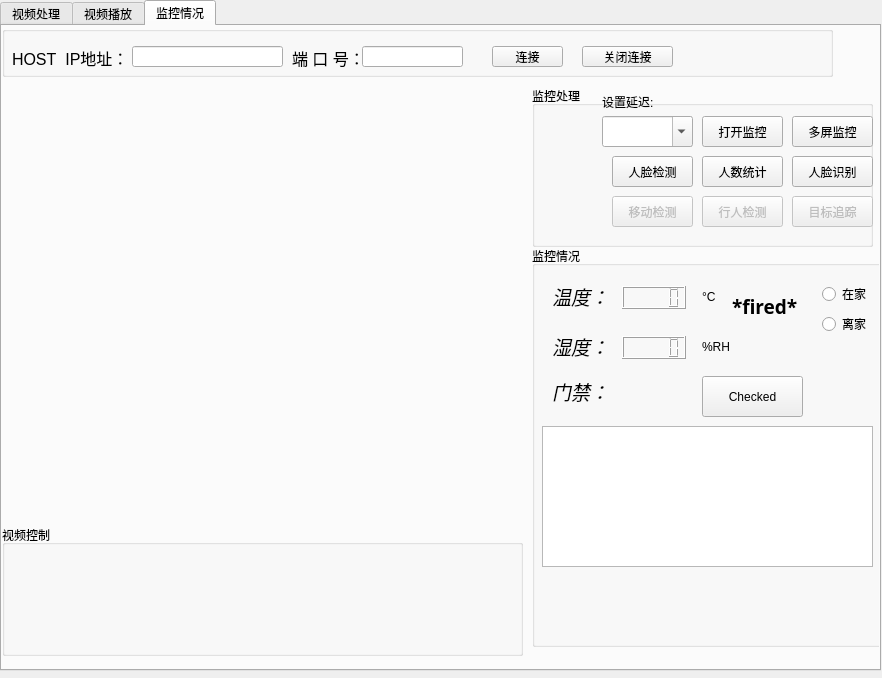
<?xml version="1.0" encoding="UTF-8"?>
<ui version="4.0">
 <class>smart_home</class>
 <widget class="QWidget" name="smart_home">
  <property name="geometry">
   <rect>
    <x>0</x>
    <y>0</y>
    <width>882</width>
    <height>678</height>
   </rect>
  </property>
  <property name="windowTitle">
   <string notr="true">smart_home</string>
  </property>
  <property name="autoFillBackground">
   <bool>true</bool>
  </property>
  <widget class="QTabWidget" name="tabWidget">
   <property name="geometry">
    <rect>
     <x>0</x>
     <y>0</y>
     <width>881</width>
     <height>671</height>
    </rect>
   </property>
   <property name="autoFillBackground">
    <bool>true</bool>
   </property>
   <property name="tabShape">
    <enum>QTabWidget::Rounded</enum>
   </property>
   <property name="currentIndex">
    <number>2</number>
   </property>
   <widget class="QWidget" name="tab_handle">
    <attribute name="title">
     <string>视频处理</string>
    </attribute>
    <widget class="QGroupBox" name="groupBox">
     <property name="geometry">
      <rect>
       <x>0</x>
       <y>10</y>
       <width>871</width>
       <height>531</height>
      </rect>
     </property>
     <property name="font">
      <font>
       <italic>false</italic>
      </font>
     </property>
     <property name="title">
      <string>野外视频监控模式 : 视频系统服务端-当前配置信息(有误请更改项目下的Config.ini文件)</string>
     </property>
     <widget class="QLabel" name="label">
      <property name="geometry">
       <rect>
        <x>20</x>
        <y>40</y>
        <width>161</width>
        <height>41</height>
       </rect>
      </property>
      <property name="text">
       <string>接收图片帧保存地址:</string>
      </property>
     </widget>
     <widget class="QLabel" name="label_2">
      <property name="geometry">
       <rect>
        <x>20</x>
        <y>100</y>
        <width>161</width>
        <height>41</height>
       </rect>
      </property>
      <property name="text">
       <string>合成视频保存地址:</string>
      </property>
     </widget>
     <widget class="QLabel" name="label_3">
      <property name="geometry">
       <rect>
        <x>20</x>
        <y>170</y>
        <width>131</width>
        <height>41</height>
       </rect>
      </property>
      <property name="text">
       <string>监听端口:</string>
      </property>
     </widget>
     <widget class="QLabel" name="label_4">
      <property name="geometry">
       <rect>
        <x>250</x>
        <y>170</y>
        <width>151</width>
        <height>41</height>
       </rect>
      </property>
      <property name="text">
       <string>当前主机的IPV4地址: </string>
      </property>
     </widget>
     <widget class="QPushButton" name="pushButton_listen">
      <property name="geometry">
       <rect>
        <x>600</x>
        <y>170</y>
        <width>131</width>
        <height>41</height>
       </rect>
      </property>
      <property name="text">
       <string>监听</string>
      </property>
     </widget>
     <widget class="QTextEdit" name="textEdit">
      <property name="geometry">
       <rect>
        <x>20</x>
        <y>240</y>
        <width>801</width>
        <height>281</height>
       </rect>
      </property>
     </widget>
     <widget class="QLineEdit" name="lineEdit_listenport">
      <property name="geometry">
       <rect>
        <x>100</x>
        <y>180</y>
        <width>141</width>
        <height>27</height>
       </rect>
      </property>
     </widget>
     <widget class="QLineEdit" name="lineEdit_ipv4">
      <property name="geometry">
       <rect>
        <x>400</x>
        <y>180</y>
        <width>161</width>
        <height>27</height>
       </rect>
      </property>
     </widget>
     <widget class="QLineEdit" name="lineEdit_photosaveip">
      <property name="geometry">
       <rect>
        <x>180</x>
        <y>50</y>
        <width>621</width>
        <height>27</height>
       </rect>
      </property>
     </widget>
     <widget class="QLineEdit" name="lineEdit_moviesaveip">
      <property name="geometry">
       <rect>
        <x>180</x>
        <y>110</y>
        <width>621</width>
        <height>27</height>
       </rect>
      </property>
     </widget>
     <widget class="QPushButton" name="pushButton_compose">
      <property name="geometry">
       <rect>
        <x>740</x>
        <y>170</y>
        <width>81</width>
        <height>41</height>
       </rect>
      </property>
      <property name="text">
       <string/>
      </property>
     </widget>
    </widget>
   </widget>
   <widget class="QWidget" name="tab_monitor">
    <attribute name="title">
     <string>视频播放</string>
    </attribute>
    <widget class="QGroupBox" name="groupBox_3">
     <property name="geometry">
      <rect>
       <x>560</x>
       <y>80</y>
       <width>311</width>
       <height>541</height>
      </rect>
     </property>
     <property name="title">
      <string>视频流处理</string>
     </property>
     <widget class="QPushButton" name="pushButton_gif">
      <property name="geometry">
       <rect>
        <x>250</x>
        <y>360</y>
        <width>61</width>
        <height>31</height>
       </rect>
      </property>
      <property name="text">
       <string>截图</string>
      </property>
     </widget>
     <widget class="QPushButton" name="pushButton_pause">
      <property name="geometry">
       <rect>
        <x>120</x>
        <y>90</y>
        <width>61</width>
        <height>31</height>
       </rect>
      </property>
      <property name="text">
       <string>暂停</string>
      </property>
      <property name="checkable">
       <bool>true</bool>
      </property>
     </widget>
     <widget class="QPushButton" name="pushButton_openrtsp">
      <property name="geometry">
       <rect>
        <x>180</x>
        <y>30</y>
        <width>91</width>
        <height>31</height>
       </rect>
      </property>
      <property name="text">
       <string>打开视频流</string>
      </property>
     </widget>
     <widget class="QPushButton" name="pushButton_localfile">
      <property name="geometry">
       <rect>
        <x>80</x>
        <y>150</y>
        <width>111</width>
        <height>31</height>
       </rect>
      </property>
      <property name="text">
       <string>打开本地文件</string>
      </property>
     </widget>
     <widget class="QPushButton" name="pushButton_stop">
      <property name="geometry">
       <rect>
        <x>30</x>
        <y>90</y>
        <width>61</width>
        <height>31</height>
       </rect>
      </property>
      <property name="text">
       <string>停止</string>
      </property>
     </widget>
     <widget class="QPushButton" name="equalizer">
      <property name="geometry">
       <rect>
        <x>200</x>
        <y>140</y>
        <width>71</width>
        <height>51</height>
       </rect>
      </property>
      <property name="text">
       <string>调节器</string>
      </property>
     </widget>
     <widget class="VlcWidgetVolumeSlider" name="volume" native="true">
      <property name="geometry">
       <rect>
        <x>40</x>
        <y>130</y>
        <width>20</width>
        <height>71</height>
       </rect>
      </property>
      <property name="sizePolicy">
       <sizepolicy hsizetype="Preferred" vsizetype="Maximum">
        <horstretch>0</horstretch>
        <verstretch>0</verstretch>
       </sizepolicy>
      </property>
     </widget>
     <widget class="VlcWidgetSeek" name="seek" native="true">
      <property name="geometry">
       <rect>
        <x>10</x>
        <y>209</y>
        <width>261</width>
        <height>31</height>
       </rect>
      </property>
      <property name="sizePolicy">
       <sizepolicy hsizetype="Preferred" vsizetype="Maximum">
        <horstretch>0</horstretch>
        <verstretch>0</verstretch>
       </sizepolicy>
      </property>
     </widget>
     <widget class="QPushButton" name="pushButton_savevideo">
      <property name="geometry">
       <rect>
        <x>210</x>
        <y>250</y>
        <width>81</width>
        <height>31</height>
       </rect>
      </property>
      <property name="text">
       <string>保存视频</string>
      </property>
     </widget>
     <widget class="QLabel" name="label_img">
      <property name="geometry">
       <rect>
        <x>0</x>
        <y>360</y>
        <width>241</width>
        <height>161</height>
       </rect>
      </property>
      <property name="text">
       <string/>
      </property>
     </widget>
     <widget class="QPushButton" name="pushButton_saveimg">
      <property name="geometry">
       <rect>
        <x>250</x>
        <y>410</y>
        <width>61</width>
        <height>31</height>
       </rect>
      </property>
      <property name="text">
       <string>保存</string>
      </property>
     </widget>
     <widget class="QLineEdit" name="lineEdit_savevideo">
      <property name="geometry">
       <rect>
        <x>12</x>
        <y>250</y>
        <width>191</width>
        <height>27</height>
       </rect>
      </property>
     </widget>
     <widget class="QPushButton" name="pushButton_record">
      <property name="geometry">
       <rect>
        <x>140</x>
        <y>310</y>
        <width>81</width>
        <height>31</height>
       </rect>
      </property>
      <property name="text">
       <string>录制</string>
      </property>
     </widget>
     <widget class="QLabel" name="label_delay1">
      <property name="geometry">
       <rect>
        <x>10</x>
        <y>30</y>
        <width>67</width>
        <height>31</height>
       </rect>
      </property>
      <property name="text">
       <string>设置延迟:</string>
      </property>
     </widget>
     <widget class="QComboBox" name="comboBox_delaytime1">
      <property name="geometry">
       <rect>
        <x>80</x>
        <y>30</y>
        <width>91</width>
        <height>31</height>
       </rect>
      </property>
      <property name="editable">
       <bool>true</bool>
      </property>
     </widget>
     <widget class="QPushButton" name="pushButton_Full_Screen">
      <property name="geometry">
       <rect>
        <x>210</x>
        <y>90</y>
        <width>61</width>
        <height>31</height>
       </rect>
      </property>
      <property name="text">
       <string>全屏</string>
      </property>
      <property name="checkable">
       <bool>true</bool>
      </property>
     </widget>
     <widget class="QPushButton" name="pushButton__Clip">
      <property name="geometry">
       <rect>
        <x>240</x>
        <y>290</y>
        <width>51</width>
        <height>31</height>
       </rect>
      </property>
      <property name="text">
       <string>剪辑</string>
      </property>
     </widget>
     <widget class="QLineEdit" name="lineEdit_framenum">
      <property name="geometry">
       <rect>
        <x>70</x>
        <y>310</y>
        <width>61</width>
        <height>27</height>
       </rect>
      </property>
     </widget>
     <widget class="QLabel" name="label_5">
      <property name="geometry">
       <rect>
        <x>0</x>
        <y>310</y>
        <width>67</width>
        <height>17</height>
       </rect>
      </property>
      <property name="text">
       <string>设置帧数:</string>
      </property>
     </widget>
    </widget>
    <widget class="VlcWidgetVideo" name="video" native="true">
     <property name="geometry">
      <rect>
       <x>0</x>
       <y>70</y>
       <width>551</width>
       <height>411</height>
      </rect>
     </property>
     <property name="styleSheet">
      <string notr="true">background-color: rgb(0, 0, 0);</string>
     </property>
    </widget>
    <widget class="QLabel" name="label_6">
     <property name="geometry">
      <rect>
       <x>0</x>
       <y>30</y>
       <width>121</width>
       <height>41</height>
      </rect>
     </property>
     <property name="font">
      <font>
       <pointsize>12</pointsize>
       <italic>false</italic>
      </font>
     </property>
     <property name="text">
      <string>rtsp地址:</string>
     </property>
    </widget>
    <widget class="QLabel" name="label_ip">
     <property name="geometry">
      <rect>
       <x>0</x>
       <y>0</y>
       <width>181</width>
       <height>41</height>
      </rect>
     </property>
     <property name="font">
      <font>
       <pointsize>12</pointsize>
       <italic>false</italic>
      </font>
     </property>
     <property name="text">
      <string>网络摄像头IP地址:</string>
     </property>
    </widget>
    <widget class="QLineEdit" name="lineEdit_IP">
     <property name="geometry">
      <rect>
       <x>140</x>
       <y>10</y>
       <width>131</width>
       <height>27</height>
      </rect>
     </property>
    </widget>
    <widget class="QPushButton" name="pushButton_searchip">
     <property name="geometry">
      <rect>
       <x>400</x>
       <y>10</y>
       <width>71</width>
       <height>27</height>
      </rect>
     </property>
     <property name="text">
      <string>搜索</string>
     </property>
    </widget>
    <widget class="QLineEdit" name="lineEdit_rtsp">
     <property name="geometry">
      <rect>
       <x>80</x>
       <y>40</y>
       <width>621</width>
       <height>27</height>
      </rect>
     </property>
    </widget>
    <widget class="QPushButton" name="pushButton_search_rtsp">
     <property name="geometry">
      <rect>
       <x>720</x>
       <y>40</y>
       <width>99</width>
       <height>27</height>
      </rect>
     </property>
     <property name="text">
      <string>搜索</string>
     </property>
    </widget>
    <widget class="QLabel" name="label_ip_2">
     <property name="geometry">
      <rect>
       <x>280</x>
       <y>0</y>
       <width>51</width>
       <height>41</height>
      </rect>
     </property>
     <property name="font">
      <font>
       <pointsize>12</pointsize>
       <italic>false</italic>
      </font>
     </property>
     <property name="text">
      <string>端口:</string>
     </property>
    </widget>
    <widget class="QLineEdit" name="lineEdit_port">
     <property name="geometry">
      <rect>
       <x>320</x>
       <y>10</y>
       <width>71</width>
       <height>27</height>
      </rect>
     </property>
    </widget>
    <widget class="QLabel" name="label_ip_3">
     <property name="geometry">
      <rect>
       <x>480</x>
       <y>0</y>
       <width>91</width>
       <height>41</height>
      </rect>
     </property>
     <property name="font">
      <font>
       <pointsize>12</pointsize>
       <italic>false</italic>
      </font>
     </property>
     <property name="text">
      <string>设备用户名:</string>
     </property>
    </widget>
    <widget class="QLineEdit" name="lineEdit_user">
     <property name="geometry">
      <rect>
       <x>570</x>
       <y>10</y>
       <width>81</width>
       <height>27</height>
      </rect>
     </property>
    </widget>
    <widget class="QLabel" name="label_ip_4">
     <property name="geometry">
      <rect>
       <x>660</x>
       <y>0</y>
       <width>51</width>
       <height>41</height>
      </rect>
     </property>
     <property name="font">
      <font>
       <pointsize>12</pointsize>
       <italic>false</italic>
      </font>
     </property>
     <property name="text">
      <string>密码:</string>
     </property>
    </widget>
    <widget class="QLineEdit" name="lineEdit_pwd">
     <property name="geometry">
      <rect>
       <x>700</x>
       <y>10</y>
       <width>81</width>
       <height>27</height>
      </rect>
     </property>
     <property name="echoMode">
      <enum>QLineEdit::Password</enum>
     </property>
    </widget>
    <widget class="QPushButton" name="pushButton_connectcam">
     <property name="geometry">
      <rect>
       <x>790</x>
       <y>10</y>
       <width>71</width>
       <height>27</height>
      </rect>
     </property>
     <property name="text">
      <string>连接</string>
     </property>
    </widget>
    <widget class="QGroupBox" name="groupBox_2">
     <property name="geometry">
      <rect>
       <x>0</x>
       <y>480</y>
       <width>551</width>
       <height>141</height>
      </rect>
     </property>
     <property name="title">
      <string>云台控制</string>
     </property>
     <widget class="QPushButton" name="pushButton_gif_2">
      <property name="geometry">
       <rect>
        <x>10</x>
        <y>30</y>
        <width>61</width>
        <height>31</height>
       </rect>
      </property>
      <property name="text">
       <string>左</string>
      </property>
     </widget>
     <widget class="QPushButton" name="pushButton_gif_3">
      <property name="geometry">
       <rect>
        <x>90</x>
        <y>30</y>
        <width>61</width>
        <height>31</height>
       </rect>
      </property>
      <property name="text">
       <string>上</string>
      </property>
     </widget>
     <widget class="QPushButton" name="pushButton_gif_4">
      <property name="geometry">
       <rect>
        <x>170</x>
        <y>30</y>
        <width>61</width>
        <height>31</height>
       </rect>
      </property>
      <property name="text">
       <string>右上</string>
      </property>
     </widget>
     <widget class="QPushButton" name="pushButton_gif_5">
      <property name="geometry">
       <rect>
        <x>10</x>
        <y>70</y>
        <width>61</width>
        <height>31</height>
       </rect>
      </property>
      <property name="text">
       <string>左</string>
      </property>
     </widget>
     <widget class="QPushButton" name="pushButton_gif_6">
      <property name="geometry">
       <rect>
        <x>90</x>
        <y>70</y>
        <width>61</width>
        <height>31</height>
       </rect>
      </property>
      <property name="text">
       <string>auto</string>
      </property>
     </widget>
     <widget class="QPushButton" name="pushButton_gif_7">
      <property name="geometry">
       <rect>
        <x>170</x>
        <y>70</y>
        <width>61</width>
        <height>31</height>
       </rect>
      </property>
      <property name="text">
       <string>右</string>
      </property>
     </widget>
     <widget class="QPushButton" name="pushButton_gif_8">
      <property name="geometry">
       <rect>
        <x>10</x>
        <y>110</y>
        <width>61</width>
        <height>31</height>
       </rect>
      </property>
      <property name="text">
       <string>左下</string>
      </property>
     </widget>
     <widget class="QPushButton" name="pushButton_gif_9">
      <property name="geometry">
       <rect>
        <x>90</x>
        <y>110</y>
        <width>61</width>
        <height>31</height>
       </rect>
      </property>
      <property name="text">
       <string>下</string>
      </property>
     </widget>
     <widget class="QPushButton" name="pushButton_gif_10">
      <property name="geometry">
       <rect>
        <x>170</x>
        <y>110</y>
        <width>61</width>
        <height>31</height>
       </rect>
      </property>
      <property name="text">
       <string>右下 </string>
      </property>
     </widget>
     <widget class="QPushButton" name="pushButton_gif_11">
      <property name="geometry">
       <rect>
        <x>280</x>
        <y>30</y>
        <width>61</width>
        <height>31</height>
       </rect>
      </property>
      <property name="text">
       <string>变大</string>
      </property>
     </widget>
     <widget class="QPushButton" name="pushButton_gif_12">
      <property name="geometry">
       <rect>
        <x>410</x>
        <y>30</y>
        <width>61</width>
        <height>31</height>
       </rect>
      </property>
      <property name="text">
       <string>变小</string>
      </property>
     </widget>
     <widget class="QPushButton" name="pushButton_gif_13">
      <property name="geometry">
       <rect>
        <x>280</x>
        <y>70</y>
        <width>61</width>
        <height>31</height>
       </rect>
      </property>
      <property name="text">
       <string>变远</string>
      </property>
     </widget>
     <widget class="QPushButton" name="pushButton_gif_14">
      <property name="geometry">
       <rect>
        <x>410</x>
        <y>70</y>
        <width>61</width>
        <height>31</height>
       </rect>
      </property>
      <property name="text">
       <string>变近</string>
      </property>
     </widget>
     <widget class="QLabel" name="label_delay1_2">
      <property name="geometry">
       <rect>
        <x>360</x>
        <y>30</y>
        <width>41</width>
        <height>31</height>
       </rect>
      </property>
      <property name="font">
       <font>
        <pointsize>13</pointsize>
       </font>
      </property>
      <property name="text">
       <string>调焦</string>
      </property>
     </widget>
     <widget class="QLabel" name="label_delay1_3">
      <property name="geometry">
       <rect>
        <x>360</x>
        <y>70</y>
        <width>41</width>
        <height>31</height>
       </rect>
      </property>
      <property name="font">
       <font>
        <pointsize>13</pointsize>
       </font>
      </property>
      <property name="text">
       <string>聚焦</string>
      </property>
     </widget>
     <widget class="QPushButton" name="pushButton_gif_15">
      <property name="geometry">
       <rect>
        <x>280</x>
        <y>110</y>
        <width>61</width>
        <height>31</height>
       </rect>
      </property>
      <property name="text">
       <string>雨刷</string>
      </property>
     </widget>
     <widget class="QPushButton" name="pushButton_gif_16">
      <property name="geometry">
       <rect>
        <x>350</x>
        <y>110</y>
        <width>61</width>
        <height>31</height>
       </rect>
      </property>
      <property name="text">
       <string>光照</string>
      </property>
     </widget>
    </widget>
   </widget>
   <widget class="QWidget" name="tab">
    <attribute name="title">
     <string>监控情况</string>
    </attribute>
    <widget class="QGroupBox" name="groupBox_4">
     <property name="geometry">
      <rect>
       <x>0</x>
       <y>0</y>
       <width>831</width>
       <height>51</height>
      </rect>
     </property>
     <property name="title">
      <string/>
     </property>
     <widget class="QLabel" name="IP_L">
      <property name="geometry">
       <rect>
        <x>10</x>
        <y>20</y>
        <width>121</width>
        <height>21</height>
       </rect>
      </property>
      <property name="font">
       <font>
        <pointsize>12</pointsize>
        <italic>false</italic>
       </font>
      </property>
      <property name="text">
       <string>&lt;html&gt;&lt;head/&gt;&lt;body&gt;&lt;p&gt;HOST_IP地址：&lt;/p&gt;&lt;/body&gt;&lt;/html&gt;</string>
      </property>
     </widget>
     <widget class="QLineEdit" name="IP">
      <property name="geometry">
       <rect>
        <x>130</x>
        <y>20</y>
        <width>151</width>
        <height>21</height>
       </rect>
      </property>
      <property name="font">
       <font>
        <pointsize>14</pointsize>
        <italic>false</italic>
       </font>
      </property>
      <property name="text">
       <string/>
      </property>
     </widget>
     <widget class="QLabel" name="Port_L">
      <property name="geometry">
       <rect>
        <x>290</x>
        <y>20</y>
        <width>91</width>
        <height>21</height>
       </rect>
      </property>
      <property name="text">
       <string>&lt;html&gt;&lt;head/&gt;&lt;body&gt;&lt;p&gt;&lt;span style=&quot; font-size:12pt;&quot;&gt;端 口 号：&lt;/span&gt;&lt;/p&gt;&lt;/body&gt;&lt;/html&gt;</string>
      </property>
     </widget>
     <widget class="QLineEdit" name="Port">
      <property name="geometry">
       <rect>
        <x>360</x>
        <y>20</y>
        <width>101</width>
        <height>21</height>
       </rect>
      </property>
      <property name="font">
       <font>
        <pointsize>16</pointsize>
       </font>
      </property>
      <property name="text">
       <string/>
      </property>
     </widget>
     <widget class="QPushButton" name="connect">
      <property name="geometry">
       <rect>
        <x>490</x>
        <y>20</y>
        <width>71</width>
        <height>21</height>
       </rect>
      </property>
      <property name="text">
       <string>连接</string>
      </property>
     </widget>
     <widget class="QPushButton" name="disconnect">
      <property name="geometry">
       <rect>
        <x>580</x>
        <y>20</y>
        <width>91</width>
        <height>21</height>
       </rect>
      </property>
      <property name="text">
       <string>关闭连接</string>
      </property>
     </widget>
    </widget>
    <widget class="VlcWidgetVideo" name="video_2" native="true">
     <property name="geometry">
      <rect>
       <x>0</x>
       <y>50</y>
       <width>521</width>
       <height>441</height>
      </rect>
     </property>
     <property name="sizePolicy">
      <sizepolicy hsizetype="Expanding" vsizetype="Expanding">
       <horstretch>0</horstretch>
       <verstretch>0</verstretch>
      </sizepolicy>
     </property>
     <property name="styleSheet">
      <string notr="true">image: url(:/jpg/camera.jpg);</string>
     </property>
    </widget>
    <widget class="QGroupBox" name="groupBox_6">
     <property name="geometry">
      <rect>
       <x>530</x>
       <y>220</y>
       <width>351</width>
       <height>401</height>
      </rect>
     </property>
     <property name="title">
      <string>监控情况</string>
     </property>
     <widget class="QLabel" name="fired">
      <property name="enabled">
       <bool>true</bool>
      </property>
      <property name="geometry">
       <rect>
        <x>200</x>
        <y>50</y>
        <width>81</width>
        <height>21</height>
       </rect>
      </property>
      <property name="font">
       <font>
        <family>Aharoni</family>
        <pointsize>14</pointsize>
        <weight>75</weight>
        <bold>true</bold>
       </font>
      </property>
      <property name="text">
       <string>*fired*</string>
      </property>
     </widget>
     <widget class="QRadioButton" name="LeaveHome">
      <property name="geometry">
       <rect>
        <x>290</x>
        <y>70</y>
        <width>61</width>
        <height>16</height>
       </rect>
      </property>
      <property name="text">
       <string>离家</string>
      </property>
     </widget>
     <widget class="QLabel" name="Light">
      <property name="geometry">
       <rect>
        <x>100</x>
        <y>130</y>
        <width>45</width>
        <height>45</height>
       </rect>
      </property>
      <property name="text">
       <string/>
      </property>
      <property name="scaledContents">
       <bool>true</bool>
      </property>
      <property name="alignment">
       <set>Qt::AlignLeading|Qt::AlignLeft|Qt::AlignTop</set>
      </property>
     </widget>
     <widget class="QLabel" name="TEM_Unit_L">
      <property name="geometry">
       <rect>
        <x>170</x>
        <y>40</y>
        <width>54</width>
        <height>21</height>
       </rect>
      </property>
      <property name="text">
       <string>°C</string>
      </property>
     </widget>
     <widget class="QLabel" name="HUM_Unit_L">
      <property name="geometry">
       <rect>
        <x>170</x>
        <y>90</y>
        <width>54</width>
        <height>21</height>
       </rect>
      </property>
      <property name="text">
       <string>%RH</string>
      </property>
     </widget>
     <widget class="QLabel" name="AC_L">
      <property name="geometry">
       <rect>
        <x>20</x>
        <y>130</y>
        <width>61</width>
        <height>31</height>
       </rect>
      </property>
      <property name="font">
       <font>
        <pointsize>14</pointsize>
        <italic>true</italic>
       </font>
      </property>
      <property name="text">
       <string>门禁：</string>
      </property>
     </widget>
     <widget class="QLCDNumber" name="TEM_M">
      <property name="geometry">
       <rect>
        <x>90</x>
        <y>40</y>
        <width>64</width>
        <height>23</height>
       </rect>
      </property>
     </widget>
     <widget class="QLabel" name="HUM_L">
      <property name="geometry">
       <rect>
        <x>20</x>
        <y>80</y>
        <width>81</width>
        <height>41</height>
       </rect>
      </property>
      <property name="font">
       <font>
        <pointsize>14</pointsize>
        <italic>true</italic>
       </font>
      </property>
      <property name="text">
       <string>湿度：</string>
      </property>
     </widget>
     <widget class="QTextBrowser" name="record">
      <property name="geometry">
       <rect>
        <x>10</x>
        <y>180</y>
        <width>331</width>
        <height>141</height>
       </rect>
      </property>
     </widget>
     <widget class="QLCDNumber" name="HUM_M">
      <property name="geometry">
       <rect>
        <x>90</x>
        <y>90</y>
        <width>64</width>
        <height>23</height>
       </rect>
      </property>
     </widget>
     <widget class="QRadioButton" name="AtHome">
      <property name="geometry">
       <rect>
        <x>290</x>
        <y>40</y>
        <width>61</width>
        <height>16</height>
       </rect>
      </property>
      <property name="text">
       <string>在家</string>
      </property>
     </widget>
     <widget class="QLabel" name="Temp_L">
      <property name="geometry">
       <rect>
        <x>20</x>
        <y>30</y>
        <width>81</width>
        <height>41</height>
       </rect>
      </property>
      <property name="font">
       <font>
        <pointsize>14</pointsize>
        <italic>true</italic>
       </font>
      </property>
      <property name="text">
       <string>温度：</string>
      </property>
     </widget>
     <widget class="QPushButton" name="Checked">
      <property name="geometry">
       <rect>
        <x>170</x>
        <y>130</y>
        <width>101</width>
        <height>41</height>
       </rect>
      </property>
      <property name="text">
       <string>Checked</string>
      </property>
     </widget>
    </widget>
    <widget class="QGroupBox" name="groupBox_5">
     <property name="geometry">
      <rect>
       <x>530</x>
       <y>60</y>
       <width>341</width>
       <height>161</height>
      </rect>
     </property>
     <property name="title">
      <string>监控处理</string>
     </property>
     <widget class="QPushButton" name="pushButton_num_statistic">
      <property name="geometry">
       <rect>
        <x>170</x>
        <y>70</y>
        <width>81</width>
        <height>31</height>
       </rect>
      </property>
      <property name="text">
       <string>人数统计</string>
      </property>
     </widget>
     <widget class="QPushButton" name="pushButton_splitfind">
      <property name="geometry">
       <rect>
        <x>260</x>
        <y>30</y>
        <width>81</width>
        <height>31</height>
       </rect>
      </property>
      <property name="text">
       <string>多屏监控</string>
      </property>
     </widget>
     <widget class="QPushButton" name="pushButton_openfind">
      <property name="geometry">
       <rect>
        <x>170</x>
        <y>30</y>
        <width>81</width>
        <height>31</height>
       </rect>
      </property>
      <property name="text">
       <string>打开监控</string>
      </property>
     </widget>
     <widget class="QPushButton" name="pushButton_facerecog">
      <property name="geometry">
       <rect>
        <x>260</x>
        <y>70</y>
        <width>81</width>
        <height>31</height>
       </rect>
      </property>
      <property name="text">
       <string>人脸识别</string>
      </property>
     </widget>
     <widget class="QPushButton" name="pushButton_facedetec">
      <property name="geometry">
       <rect>
        <x>80</x>
        <y>70</y>
        <width>81</width>
        <height>31</height>
       </rect>
      </property>
      <property name="text">
       <string>人脸检测</string>
      </property>
     </widget>
     <widget class="QPushButton" name="pushButton_movedetec">
      <property name="enabled">
       <bool>false</bool>
      </property>
      <property name="geometry">
       <rect>
        <x>80</x>
        <y>110</y>
        <width>81</width>
        <height>31</height>
       </rect>
      </property>
      <property name="text">
       <string>移动检测</string>
      </property>
     </widget>
     <widget class="QPushButton" name="pushButton_peopledetec">
      <property name="enabled">
       <bool>false</bool>
      </property>
      <property name="geometry">
       <rect>
        <x>170</x>
        <y>110</y>
        <width>81</width>
        <height>31</height>
       </rect>
      </property>
      <property name="text">
       <string>行人检测</string>
      </property>
     </widget>
     <widget class="QPushButton" name="pushButton_objecttrace">
      <property name="enabled">
       <bool>false</bool>
      </property>
      <property name="geometry">
       <rect>
        <x>260</x>
        <y>110</y>
        <width>81</width>
        <height>31</height>
       </rect>
      </property>
      <property name="text">
       <string>目标追踪</string>
      </property>
     </widget>
     <widget class="QLabel" name="label_delay2">
      <property name="geometry">
       <rect>
        <x>70</x>
        <y>0</y>
        <width>67</width>
        <height>31</height>
       </rect>
      </property>
      <property name="text">
       <string>设置延迟:</string>
      </property>
     </widget>
     <widget class="QComboBox" name="comboBox_delaytime2">
      <property name="geometry">
       <rect>
        <x>70</x>
        <y>30</y>
        <width>91</width>
        <height>31</height>
       </rect>
      </property>
      <property name="editable">
       <bool>true</bool>
      </property>
     </widget>
    </widget>
    <widget class="QGroupBox" name="groupBox_7">
     <property name="geometry">
      <rect>
       <x>0</x>
       <y>499</y>
       <width>521</width>
       <height>131</height>
      </rect>
     </property>
     <property name="title">
      <string>视频控制</string>
     </property>
    </widget>
    <widget class="QLabel" name="Video">
     <property name="geometry">
      <rect>
       <x>0</x>
       <y>480</y>
       <width>21</width>
       <height>16</height>
      </rect>
     </property>
     <property name="mouseTracking">
      <bool>false</bool>
     </property>
     <property name="contextMenuPolicy">
      <enum>Qt::NoContextMenu</enum>
     </property>
     <property name="autoFillBackground">
      <bool>false</bool>
     </property>
     <property name="styleSheet">
      <string notr="true">image: url(:/jpg/camera.jpg);</string>
     </property>
     <property name="text">
      <string/>
     </property>
     <property name="alignment">
      <set>Qt::AlignCenter</set>
     </property>
    </widget>
   </widget>
  </widget>
 </widget>
 <layoutdefault spacing="6" margin="11"/>
 <customwidgets>
  <customwidget>
   <class>VlcWidgetVideo</class>
   <extends>QWidget</extends>
   <header location="global">VLCQtWidgets/WidgetVideo.h</header>
   <container>1</container>
   <slots>
    <signal>fullscreen()</signal>
    <slot>toggleFullscreen()</slot>
   </slots>
  </customwidget>
  <customwidget>
   <class>VlcWidgetVolumeSlider</class>
   <extends>QWidget</extends>
   <header location="global">VLCQtWidgets/WidgetVolumeSlider.h</header>
   <container>1</container>
   <slots>
    <slot>mute()</slot>
    <slot>volumeUp()</slot>
    <slot>volumeDown()</slot>
   </slots>
  </customwidget>
  <customwidget>
   <class>VlcWidgetSeek</class>
   <extends>QWidget</extends>
   <header location="global">VLCQtWidgets/WidgetSeek.h</header>
   <container>1</container>
  </customwidget>
 </customwidgets>
 <resources/>
 <connections/>
</ui>
